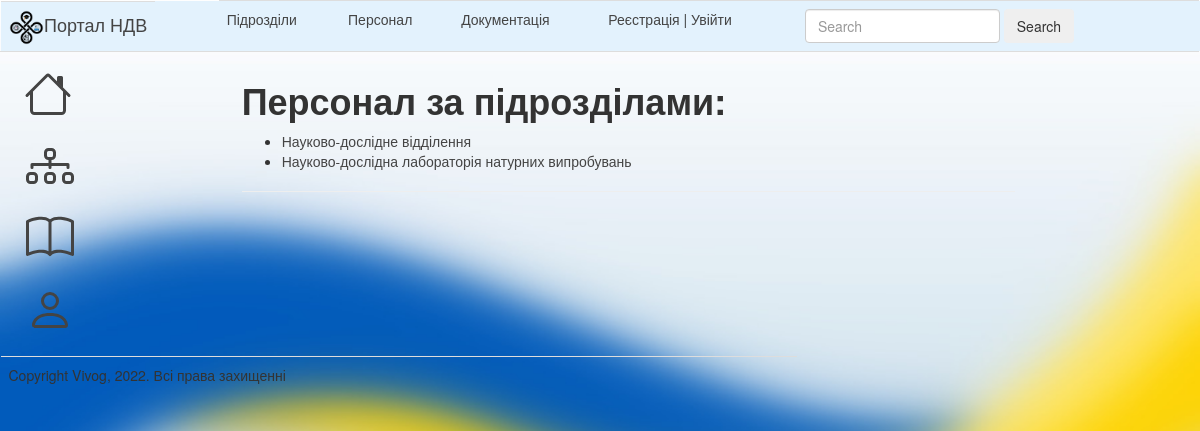
Page /staff/ on the earlier database version.
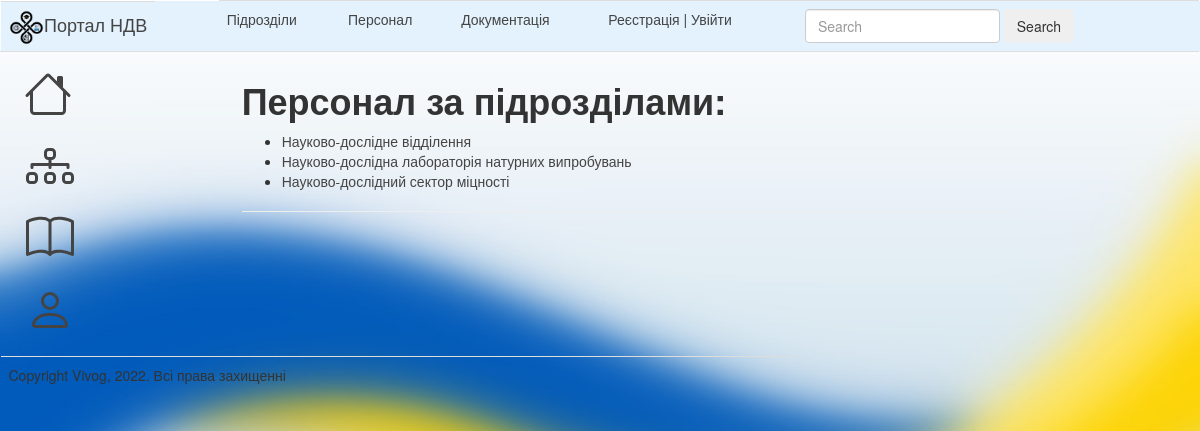
Same page on the later database version.
### nio_app/models.py (models this page shows, shortened)
class Divisions(models.Model):
    division_name = models.CharField(max_length=50, help_text='не більше ніж 50 символів',
                                     verbose_name='Назва підрозділу')
    div_abr = models.CharField(max_length=10, help_text='не більше ніж 10 символів',
                               verbose_name='Абрівіатура підрозділу')
    slug = models.SlugField(max_length=100, unique=True, verbose_name='URL', db_index=True)
    div_description = models.TextField(max_length=1000, help_text='Введіть короткий опис підрозділу',
                                       verbose_name='Опис підрозділу')
    objects = models.Manager()
    class Meta:
        verbose_name = 'Підрозділи'
        verbose_name_plural = 'Підрозділи'

### nio_app/views.py (the view)
# urls.py: path('staff/', Staff_DivList.as_view(), name='staff'),
class Staff_DivList(ListView):
    model = Staff
    template_name = 'nio_app/staff_list_render.html'
    context_object_name = 'staff'
    def get_context_data(self, *, object_list=None, **kwargs):
        context = super().get_context_data(**kwargs)
        context["divisions"] = Divisions.objects.all()
        return context
    def get_queryset(self):
        return Staff.objects.all()

### nio_app/templates/nio_app/staff_list_render.html
{% extends "nio_app/base_temple.html" %}
{% block content %}
<h1><strong>Персонал за підрозділами: </strong></h1>
     {% if divisions %}
        <ul>
            {% for division in divisions %}
            <li>
                <a href="{{ division.slug }}">
                    {{division.division_name}}
                </a>
            </li>
            {% endfor %}
        </ul>
    {% else %}
        <p>Інформація відсутня</p>
    {% endif %}
<hr>
{% endblock %}

Differences in the rows shown:
added Divisions: division_name "Науково-дослідний сектор міцності"
